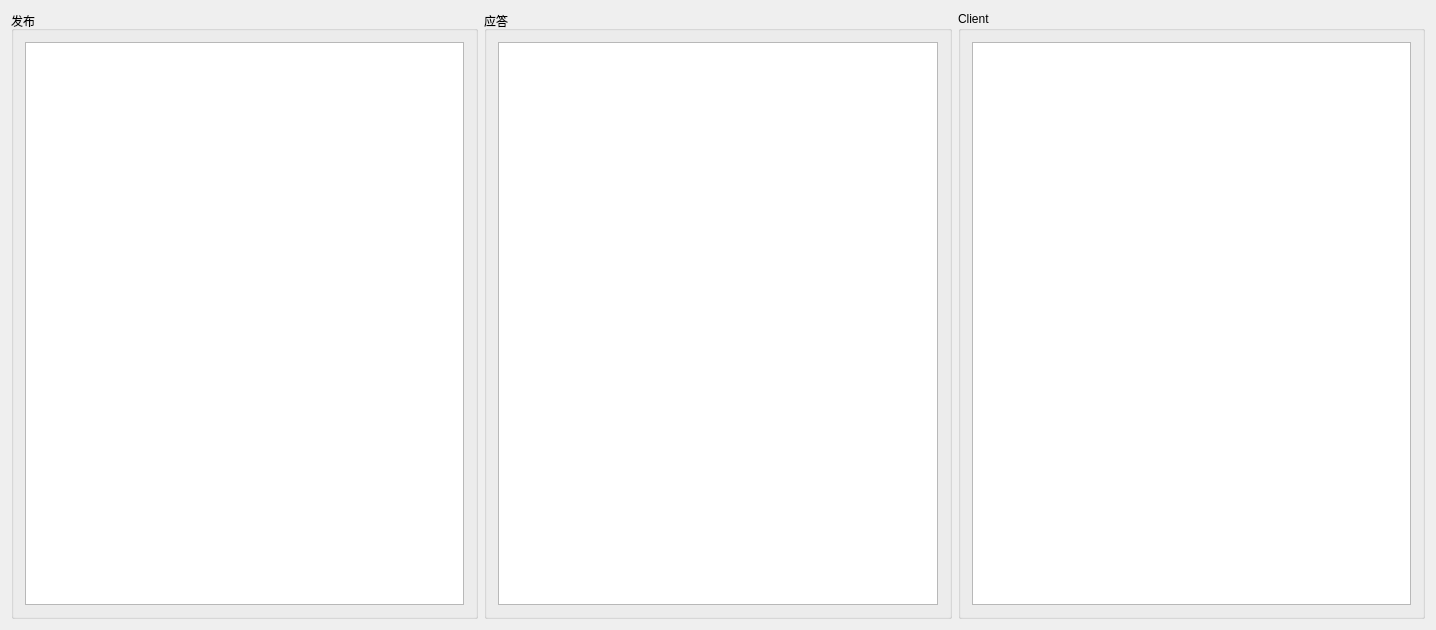
<?xml version="1.0" encoding="UTF-8"?>
<ui version="4.0">
 <class>ZPDialog</class>
 <widget class="QDialog" name="ZPDialog">
  <property name="geometry">
   <rect>
    <x>0</x>
    <y>0</y>
    <width>1436</width>
    <height>630</height>
   </rect>
  </property>
  <property name="windowTitle">
   <string>ZPDialog</string>
  </property>
  <layout class="QHBoxLayout" name="horizontalLayout_3">
   <item>
    <widget class="QGroupBox" name="groupBox">
     <property name="title">
      <string>发布</string>
     </property>
     <layout class="QHBoxLayout" name="horizontalLayout_2">
      <item>
       <widget class="QTextEdit" name="tePub"/>
      </item>
     </layout>
    </widget>
   </item>
   <item>
    <widget class="QGroupBox" name="groupBox_2">
     <property name="title">
      <string>应答</string>
     </property>
     <layout class="QHBoxLayout" name="horizontalLayout">
      <item>
       <widget class="QTextEdit" name="teRep"/>
      </item>
     </layout>
    </widget>
   </item>
   <item>
    <widget class="QGroupBox" name="groupBox_3">
     <property name="title">
      <string>Client</string>
     </property>
     <layout class="QVBoxLayout" name="verticalLayout">
      <item>
       <widget class="QTextEdit" name="teClient"/>
      </item>
     </layout>
    </widget>
   </item>
  </layout>
 </widget>
 <layoutdefault spacing="6" margin="11"/>
 <resources/>
 <connections/>
</ui>
